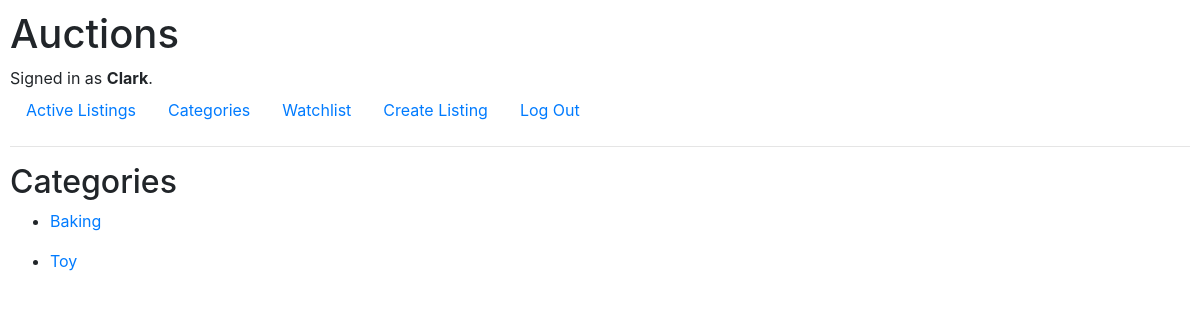
Before: /categories (signed in) with the older database file.
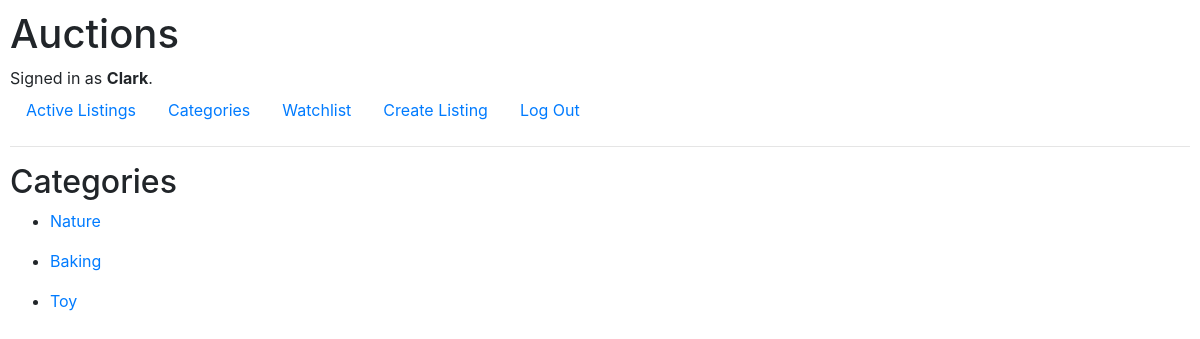
After: the same page with the newer database file.
### auctions/models.py (models this page shows, shortened)
class User(AbstractUser):
    def __str__(self):
        return f"{self.username} "

class Listing(models.Model):
    title = models.CharField(max_length=64)
    description = models.CharField(max_length=64)
    starting_bid = models.IntegerField(validators=[MinValueValidator(0)])
    image = models.URLField(blank=True)
    category = models.CharField(max_length=64, blank=True)
    closed = models.BooleanField(default=False)
    owner = models.ForeignKey(User, on_delete=models.CASCADE, related_name="sellers")
    winner = models.ForeignKey(User, on_delete=models.CASCADE, related_name="bids_won", null=True, blank=True)

### auctions/views.py (the view)
# urls.py: path("categories", views.categories, name="categories"),
def categories(request):
    categories = set()
    listings = Listing.objects.all()
    for listing in listings:
        if listing.category != "":
            categories.add(listing.category)
    return render(request, "auctions/categories.html", {
        "categories" : categories
    })

### auctions/templates/auctions/categories.html
{% extends "auctions/layout.html" %}
{% block body %}
    <h2>Categories</h2>
    <ul>
        {% for item in categories %}
            <li>
                <a href="{% url 'category' item %}"><p>
                    {{ item|capfirst }}
                </p></a>
            </li>
        {% endfor %}
    </ul>
{% endblock %}

### auctions/templates/auctions/layout.html (shortened to what this page needs)
{% load static %}
<!DOCTYPE html>
<html lang="en">
    <head>
        <link rel="stylesheet" href="https://stackpath.bootstrapcdn.com/bootstrap/4.4.1/css/bootstrap.min.css">
        <link href="{% static 'auctions/styles.css' %}" rel="stylesheet">
    </head>
    <body>
        <h1>Auctions</h1>
        <div>
            {% if user.is_authenticated %}
                Signed in as <strong>{{ user.username }}</strong>.
            {% else %}
                Not signed in.
            {% endif %}
        </div>
        <ul class="nav">
            <li class="nav-item">
                <a class="nav-link" href="{% url 'index' %}">Active Listings</a>
            </li>
            {% if user.is_authenticated %}
                <li class="nav-item">
                    <a class="nav-link" href="{% url 'categories' %}">Categories</a>
                </li>
                <li class="nav-item">
                    <a class="nav-link" href="{% url 'watchlist' %}">Watchlist</a>
                </li>
                <li class="nav-item">
                    <a class="nav-link" href="{% url 'create_listing' %}">Create Listing</a>
                </li>
                <li class="nav-item">
                    <a class="nav-link" href="{% url 'logout' %}">Log Out</a>
                </li>
            {% endif %}
        </ul>
        <hr>
        {% block body %}
        {% endblock %}
    </body>
</html>

### auctions/static/auctions/styles.css (style rules this page uses)
body { padding: 10px; }

Changed rows visible on the page:
added Listing: categories "Nature"
